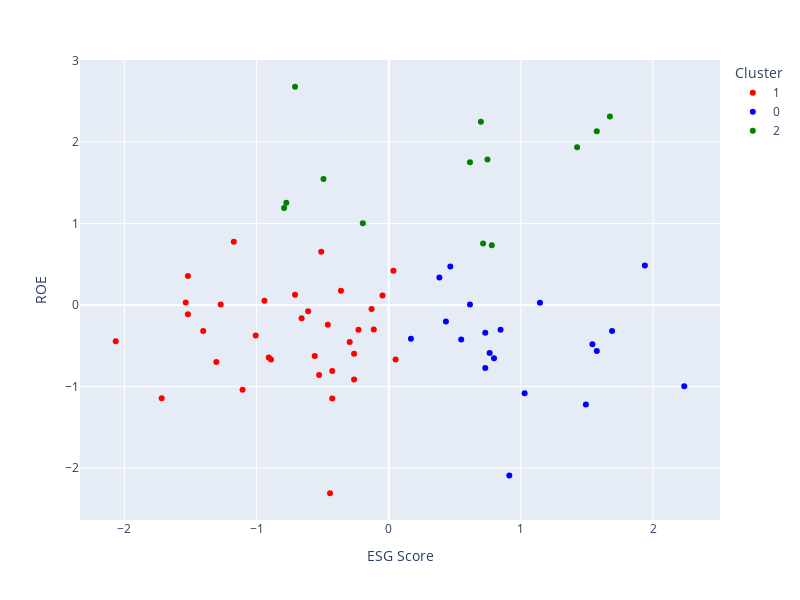

This figure's notebook cell:
### Code cell
plot_clusters(datas_scaled, 3, 'kmeans')

### Figure 1 — Plotly figure (JSON) as saved in the notebook; plotly's stock layout.template omitted (floating-point values rounded to 4 significant figures)
{"data": [{"hovertemplate": "Cluster=1<br>ESG Score=%{x}<br>ROE=%{y}<extra></extra>", "legendgroup": "1", "marker": {"color": "red", "symbol": "circle"}, "mode": "markers", "name": "1", "orientation": "v", "showlegend": true, "type": "scatter", "x": [-0.262, -0.444, -2.066, -1.536, -0.5102, -0.2289, -1.404, -0.6591, -0.4275, -0.9404, -0.1297, -0.6095, -1.52, 0.05235, -0.262, -0.5598, -1.106, -0.2951, -0.1131, -0.5268, -1.007, -1.718, -0.3613, -0.7088, -1.304, -0.8908, -1.52, -0.04692, 0.03581, -1.271, -0.4275, -0.4606, -0.9073, -1.172], "xaxis": "x", "y": [-0.9128, -2.309, -0.4428, 0.03022, 0.6528, -0.3035, -0.319, -0.1606, -0.8104, 0.05232, -0.04935, -0.07587, -0.112, -0.6668, -0.5975, -0.6262, -1.038, -0.4516, -0.2984, -0.8583, -0.3721, -1.143, 0.1761, 0.1253, -0.6977, -0.6682, 0.3573, 0.1186, 0.42, 0.007379, -1.146, -0.2424, -0.6424, 0.7758], "yaxis": "y"}, {"hovertemplate": "Cluster=0<br>ESG Score=%{x}<br>ROE=%{y}<extra></extra>", "legendgroup": "0", "marker": {"color": "blue", "symbol": "circle"}, "mode": "markers", "name": "0", "orientation": "v", "showlegend": true, "type": "scatter", "x": [0.7307, 2.236, 0.1682, 0.3833, 0.5487, 0.466, 1.69, 0.4329, 0.7969, 0.9127, 0.6149, 1.541, 0.7307, 1.575, 1.492, 0.8466, 1.144, 1.029, 0.7638, 1.939], "xaxis": "x", "y": [-0.3396, -0.9953, -0.414, 0.3374, -0.4236, 0.4745, -0.3175, -0.2011, -0.652, -2.092, 0.008115, -0.4796, -0.7721, -0.5621, -1.222, -0.3035, 0.02948, -1.081, -0.5894, 0.487], "yaxis": "y"}, {"hovertemplate": "Cluster=2<br>ESG Score=%{x}<br>ROE=%{y}<extra></extra>", "legendgroup": "2", "marker": {"color": "green", "symbol": "circle"}, "mode": "markers", "name": "2", "orientation": "v", "showlegend": true, "type": "scatter", "x": [0.7473, 0.6976, 0.7804, 1.674, 0.7142, -0.7915, -0.4937, -0.7749, 1.575, -0.7088, 1.426, 0.6149, -0.1958], "xaxis": "x", "y": [1.787, 2.251, 0.7338, 2.315, 0.7544, 1.19, 1.546, 1.256, 2.133, 2.679, 1.936, 1.753, 1.003], "yaxis": "y"}], "layout": {"height": 600, "legend": {"title": {"text": "Cluster"}, "tracegroupgap": 0}, "margin": {"t": 60}, "width": 800, "xaxis": {"anchor": "y", "domain": [0, 1], "title": {"text": "ESG Score"}}, "yaxis": {"anchor": "x", "domain": [0, 1], "title": {"text": "ROE"}}}}
